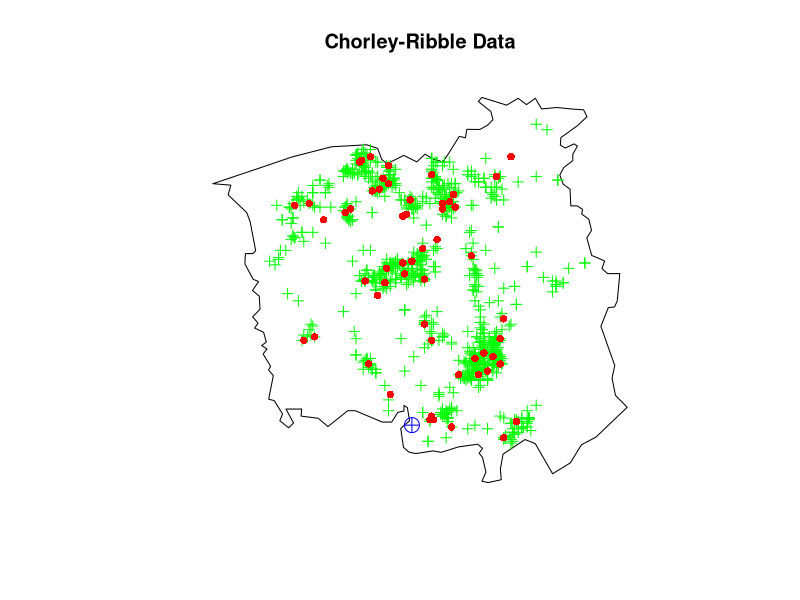
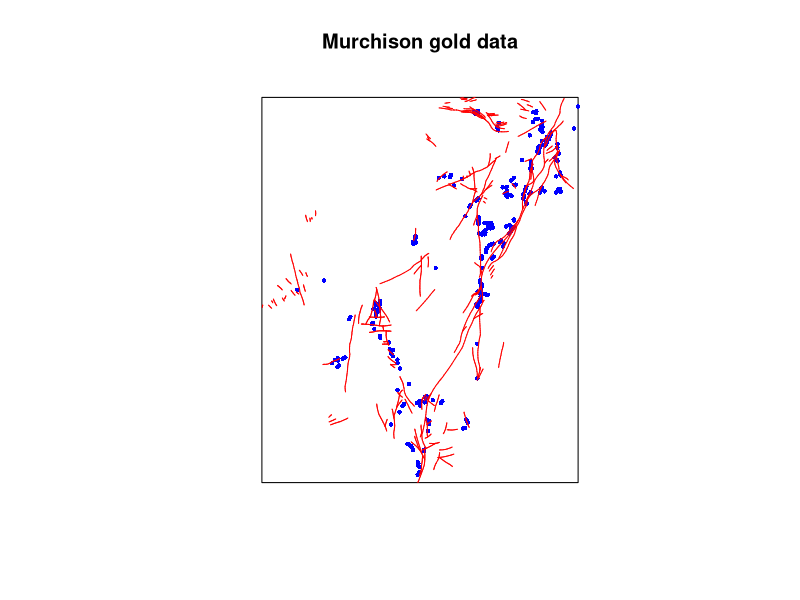
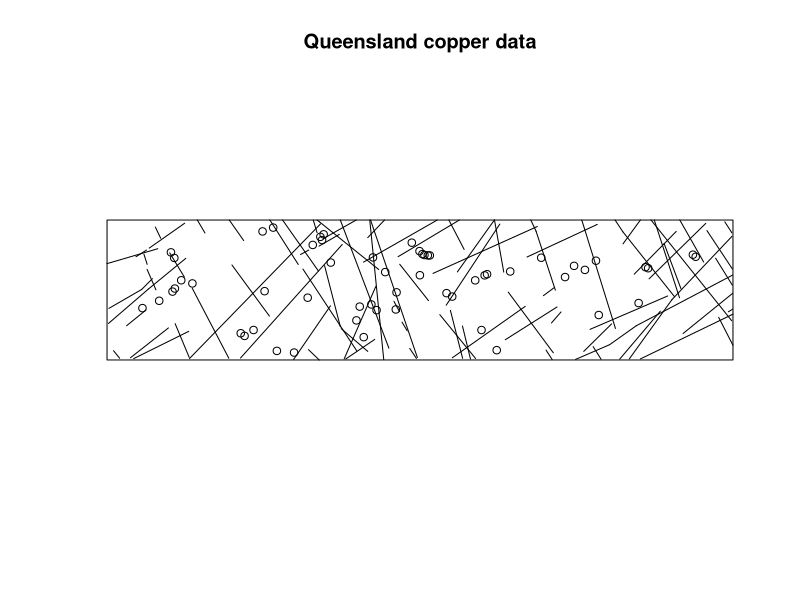
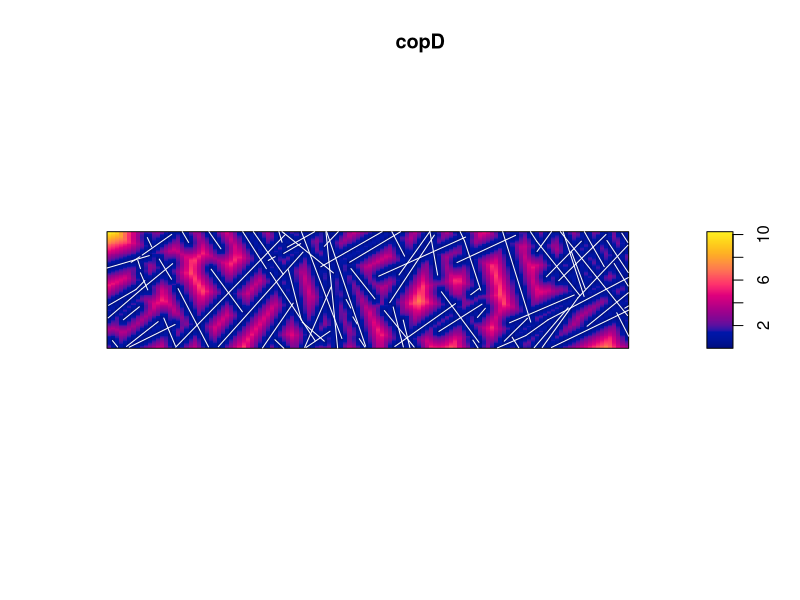
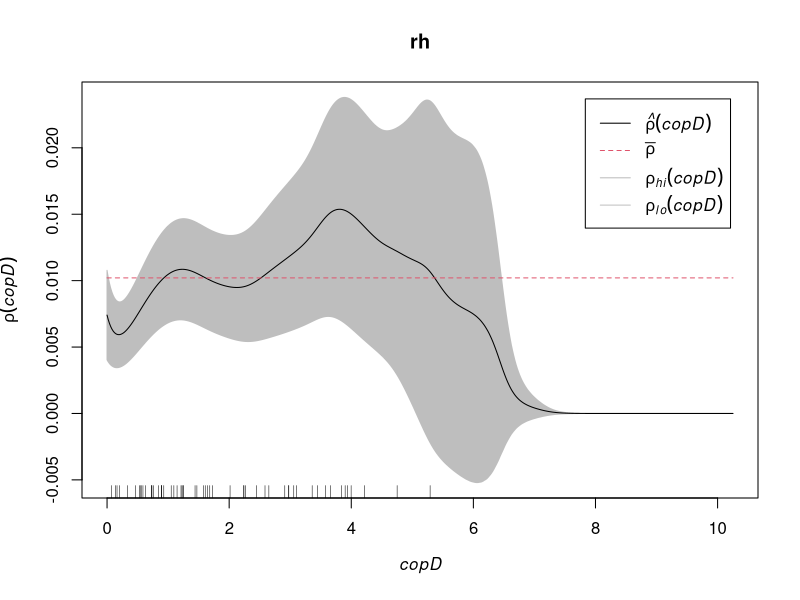
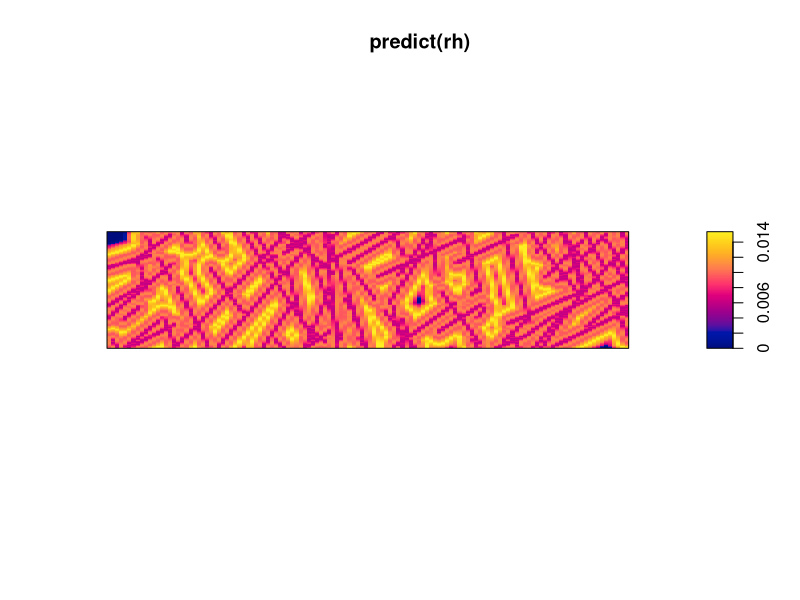
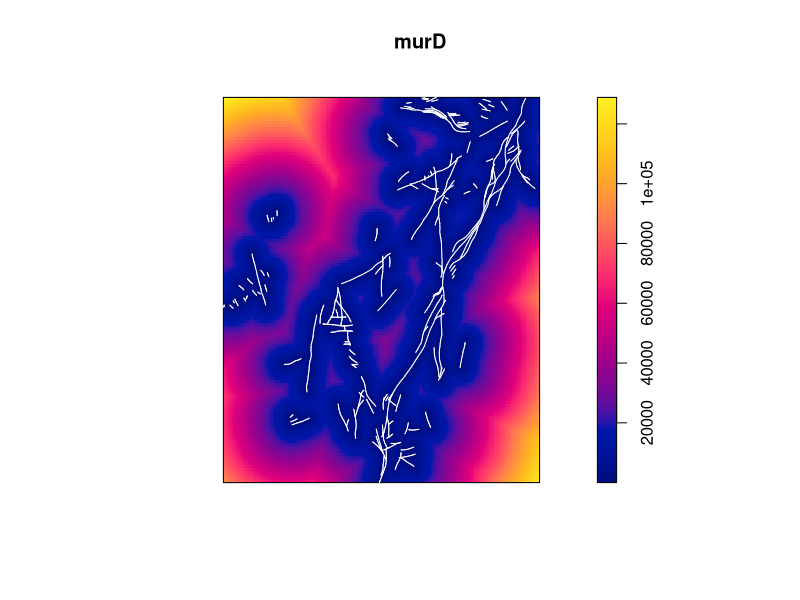
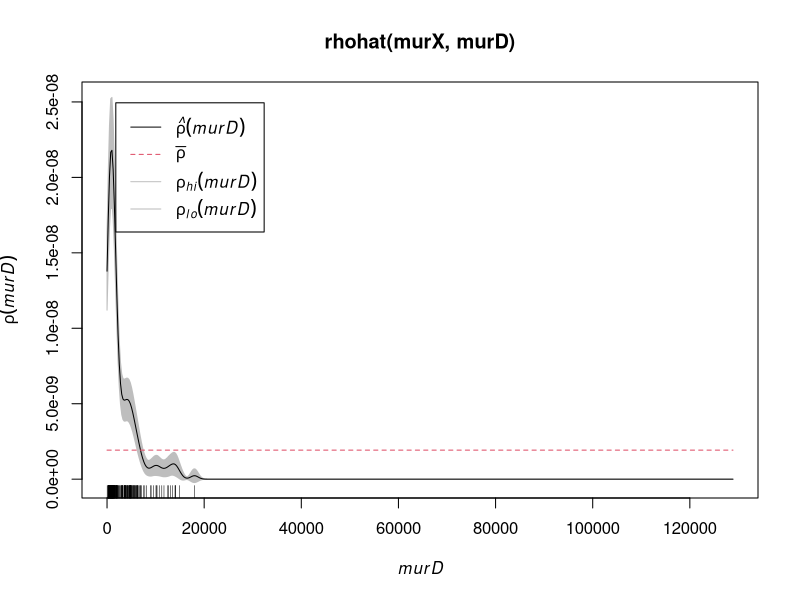

Write the R code that produced these figures, in order. (Note: this script raises an error after producing the figures.)
#'      Workshop on analysing spatial point patterns with spatstat
#'                   Aalborg, April 2015
#' 
#'                   Lecturer's R script 
#'                  Session 3: Intensity dependent on a covariate
#' 
#'         Copyright (c) Adrian Baddeley and Ege Rubak 2015
#'
library(spatstat)

chorley.extra$plotit()
#' [Discuss problem]

murX <- murchison$gold
murL <- murchison$faults
plot(murX, main="Murchison gold data", chars=16, cex=0.6, cols="blue")
plot(murL, add=TRUE, col="red")
#' [Discuss problem]

copP <- rotate(copper$SouthPoints, pi/2)
copL <- rotate(copper$SouthLines, pi/2)
plot(copP, main="Queensland copper data")
plot(copL, add=TRUE)

copD <- distmap(copL)
plot(copD)
plot(copL, add=TRUE, col="white")
#' distance to nearest fault

#' [divide range of covariate into bands]
facD <- cut(copD, breaks=5)
tesD <- tess(image=facD)
copQ <- quadratcount(copP, tess=tesD)
copQ
intensity(copQ)

#' 
rh <- rhohat(copP, copD)
plot(rh)
#' [Explain theory]
rh
plot(predict(rh))

#' gold data
murD <- distmap(murL)
plot(murD)
plot(murL, add=TRUE, col="white")

plot(rhohat(murX, murD))

berman.test(copP, copD)
bt <- .Last.value
plot(bt)
#' [Explain theory]

bt2 <- berman.test(copP, copD, which="Z2")
plot(bt2)
#' [Explain theory]

plot(roc(copP, copD))
plot(roc(murX, murD, high=FALSE))
#' ROC plot [development version of spatstat]
